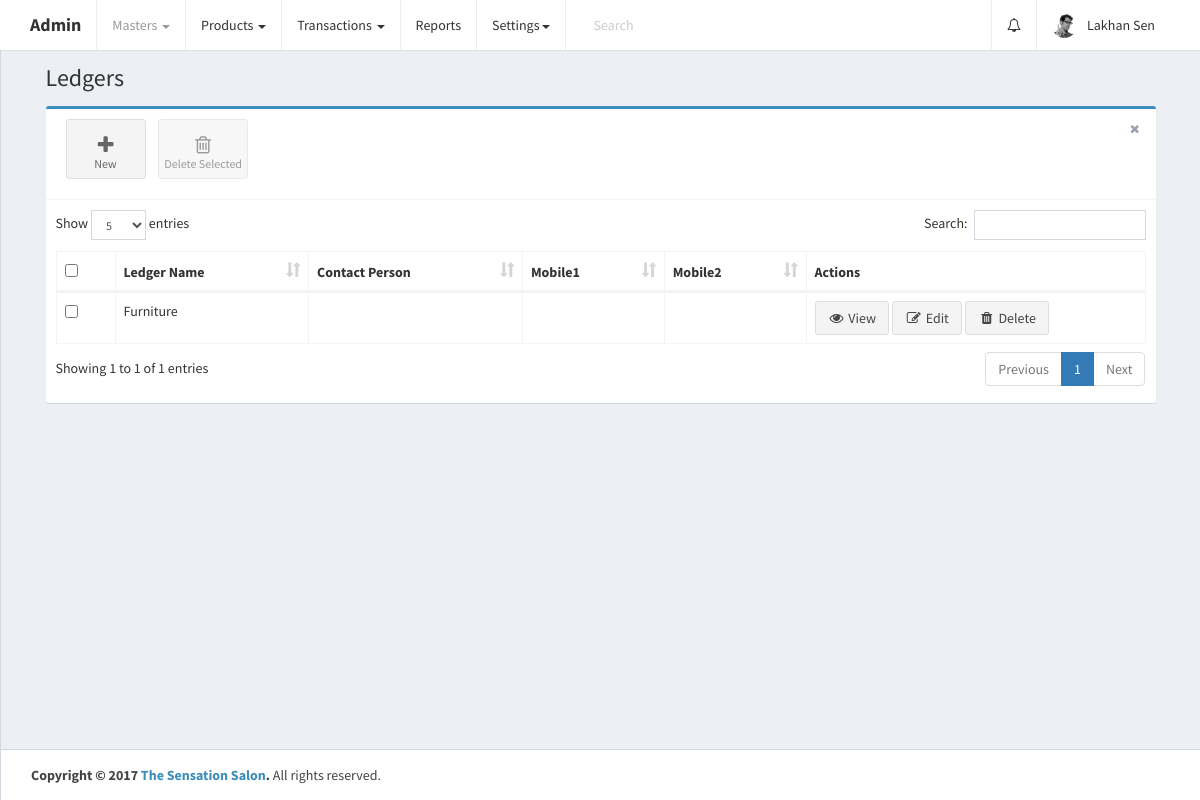
Page /home.php?controller=account&action=getacs (signed in) on the earlier database version.
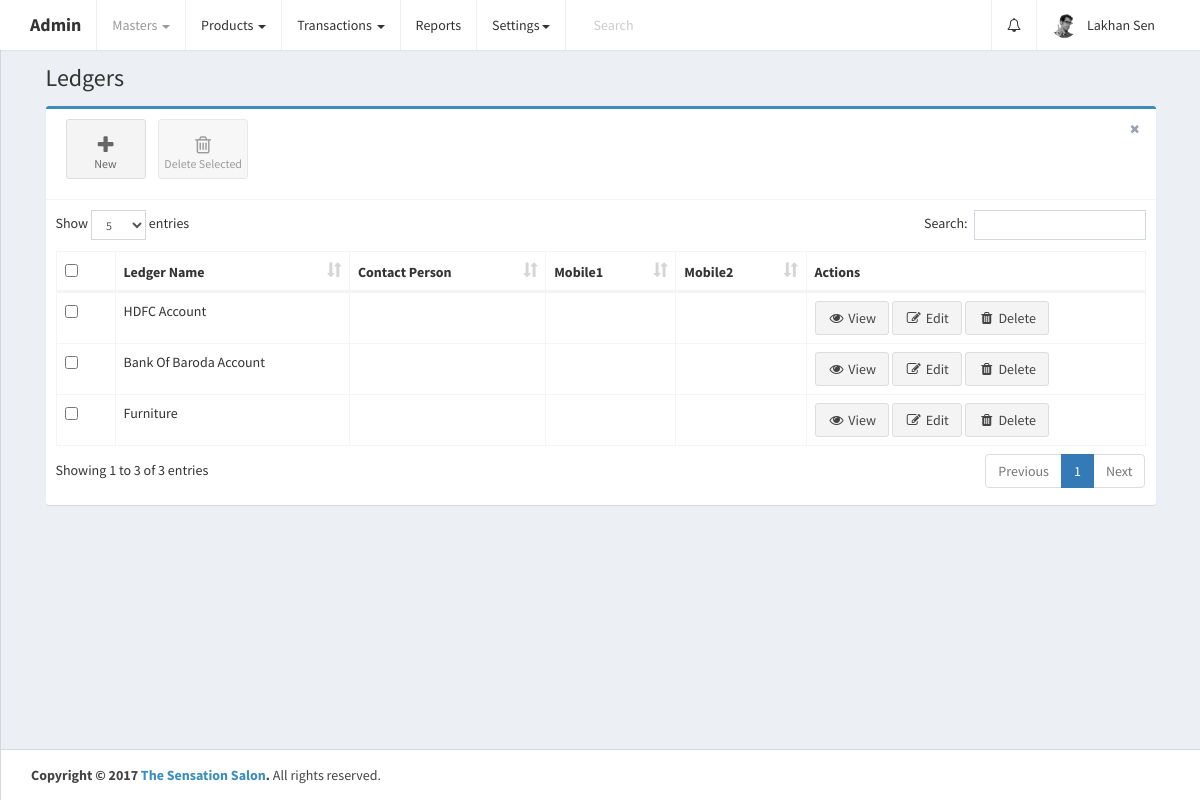
Same page on the later database version.
### tables this page shows
CREATE TABLE `accounts` (
  `id` int(11) UNSIGNED NOT NULL,
  `name` varchar(50) NOT NULL,
  `account_no` varchar(255) DEFAULT NULL,
  `account_group_id` int(11) DEFAULT NULL,
  `opening_type` varchar(255) DEFAULT NULL,
  `opening_amount` varchar(255) DEFAULT NULL,
  `contact_person` varchar(255) DEFAULT NULL,
  `address` text,
  `mobile1` varchar(255) DEFAULT NULL,
  `mobile2` varchar(255) DEFAULT NULL,
  `office_no` varchar(255) DEFAULT NULL,
  `email` varchar(255) DEFAULT NULL,
  `created_at` datetime NOT NULL DEFAULT CURRENT_TIMESTAMP,
  `updated_at` datetime NOT NULL DEFAULT CURRENT_TIMESTAMP ON UPDATE CURRENT_TIMESTAMP
);

### controllers/AccountController.php (called while the page is built, shortened)
<?php
class AccountController {
    public $accountobj;
    public function __construct() {
        require_once 'models/Account.php';
        $this->accountobj = new Account();
    }
    public function getacs() {
        $accounts_res = $this->accountobj->getacs();
        if ($accounts_res->num_rows > 0) {
            while ($account = $accounts_res->fetch_assoc()) {
                $account['name'] = ucwords($account['name']);
                $accounts[] = $account;
            }
        }
        require_once APP_DIR . '/views/layout.php';
    }
}
?>

### home.php (called while the page is built, shortened)
<?php
require_once 'config/database.php';
require_once 'config/routes.php';
?>

### models/Account.php (called while the page is built, shortened)
<?php
class Account {
    public $conn;
    public function __construct() {
        $db = new Database();
        $this->conn = $db->connect();
    }
    public function getacs() {
        $accounts = $this->conn->query('SELECT * FROM accounts WHERE id!="3" ORDER BY id DESC');
        return $accounts;
    }
}
?>

### config/Database.php (called while the page is built)
<?php
class Database {
    public function connect() {
        $conn = new mysqli('localhost', 'root', '', 'thesensationbeautycentre');
        if ($conn->connect_error) {
            die("Connection failed: " . $conn->connect_error);
        } else {
            return $conn;
        }
    }
}
?>

### views/accounts.php (the view, shortened to what this page needs)
<link rel="stylesheet" href="public/plugins/datatables/dataTables.bootstrap.css">
<div class="row">
    <div class="col-xs-12">
        <div class="box box-primary">
            <div class="box-header with-border">
                <a class="btn btn-app" href="?controller=account&action=addaccount">
                    <i class="fa fa-plus"></i> New
                </a>
                <button class="btn btn-app" id="delete_selected">
                    <i class="fa fa-trash-o"></i> Delete Selected
                </button>
                <div class="box-tools pull-right">
                    <button type="button" class="btn btn-box-tool" data-widget="remove"><i class="fa fa-times"></i></button>
                </div>
            </div>
            <div class="box-body">
                <div class="table-responsive">
                    <table id="accounts_table" class="table table-bordered table-hover" role="grid" aria-describedby="accounts_table_info">
                        <thead>
                            <tr>
                                <th data-orderable="false" width="20px">
                                    <input type="checkbox" class="select-all">
                                </th>
                                <th>Ledger Name</th>
                                <th>Contact Person</th>
                                <th>Mobile1</th>
                                <th>Mobile2</th>
                                <th data-orderable="false" width="300px">Actions</th>
                            </tr>
                        </thead>
                        <?php
                        if (isset($accounts)) {
                            if (count($accounts) > 0) {
                                ?>
                                <tbody>
                                    <?php
                                    foreach ($accounts as $account) {
                                        ?>
                                        <tr id="tr_<?php echo $account['id']; ?>">
                                            <td><input type="checkbox" name="select_accounts[]" data-id="<?php echo $account['id']; ?>"></td>
                                            <td><?php echo ucwords($account['name']); ?></td>
                                            <td><?php echo ucwords($account['contact_person']); ?></td>
                                            <td><?php echo $account['mobile1']; ?></td>
                                            <td><?php echo $account['mobile2']; ?></td>
                                            <td>
                                                <a href="" class="view btn btn-default" data-id="<?php echo $account['id']; ?>"><i class="fa fa-fw fa-eye"></i> View</a>
                                                <a href="?controller=account&action=updateac&id=<?php echo $account['id']; ?>" class="btn btn-default"><i class="fa fa-fw fa-pencil-square-o"></i> Edit</a>
                                                <a href="" class="delete btn btn-default" data-id="<?php echo $account['id']; ?>"><i class="fa fa-fw fa-trash"></i> Delete</a>
                                            </td>
                                        </tr>
                                        <?php
                                    }
                                    ?>
                                </tbody>
                                <?php
                            }
                        }
                        ?>
                    </table>
                </div>
            </div>
        </div>
    </div>
</div>

Differences in the rows shown:
added accounts: name "HDFC Account"
added accounts: name "Bank Of Baroda Account"
Other differences:
text written by a page script: "Show entries Search: Showing 1 to 1 of 1 entries Previous 1 Next" → "Show entries Search: Showing 1 to 3 of 3 entries Previous 1 Next"
